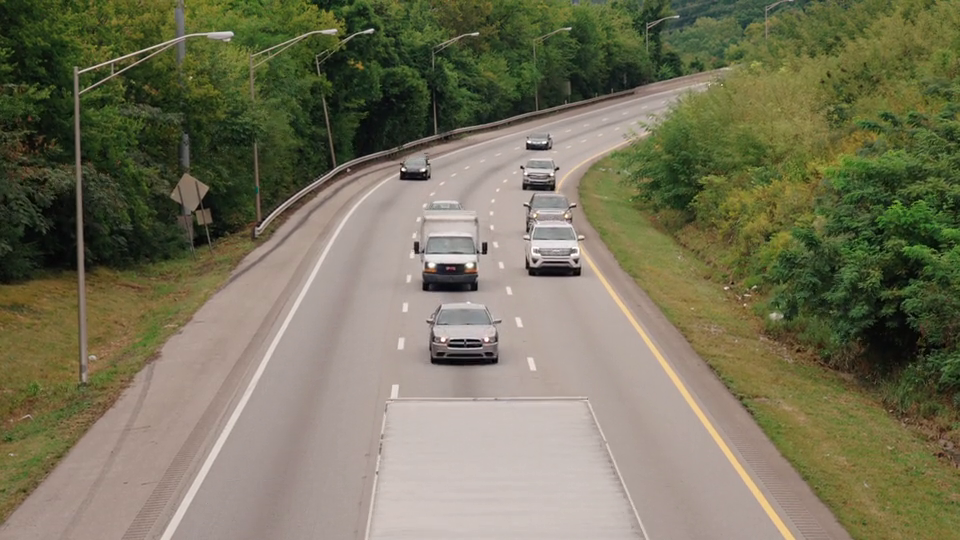
#> input picture frame 51 of Project_7/videos/cars.mp4, 960 x 540 px
$ python Vehicle_Detection_In_A_Video_Frame.py
#> lines starting #> are read from the running program, lines starting #| are printed output that depends on the picture
import cv2
cap=cv2.VideoCapture("videos/cars.mp4")

while True:
    r,frame=cap.read()
#> frame is the input picture: shape (540, 960, 3); mean B, G, R 89.8, 114.5, 117.6
    if r == True:
        gry=cv2.cvtColor(frame,cv2.COLOR_BGR2GRAY)
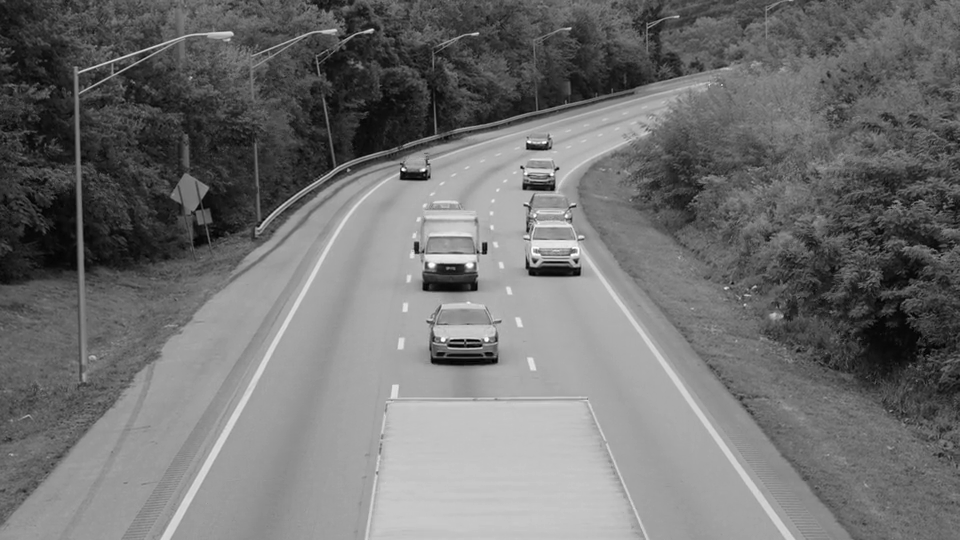
#> gry: shape (540, 960); min 0, max 255, mean 112.6
#> (the run stopped early here; a loop or call above may not have finished)

$ run again, starting later in the video
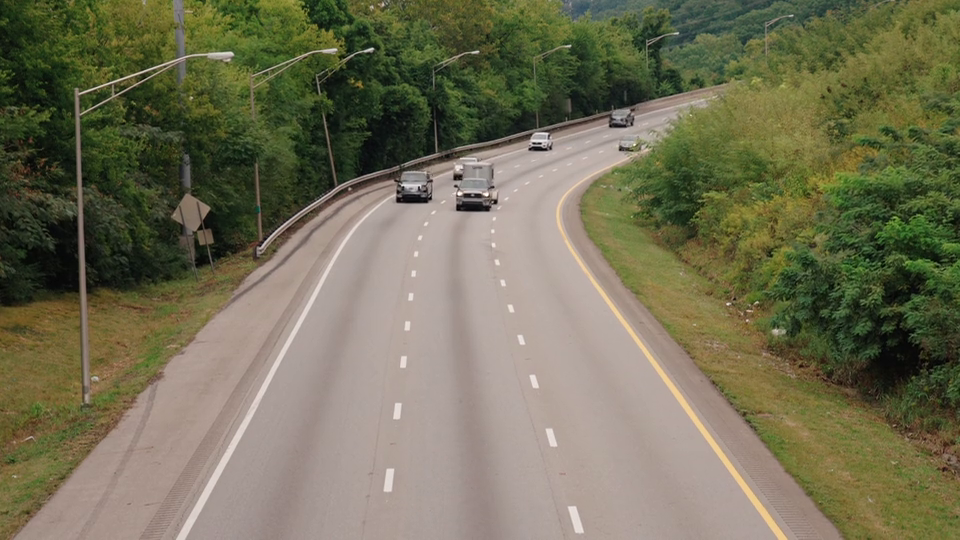
#> input picture frame 230 of Project_7/videos/cars.mp4, 960 x 540 px
#> frame is the input picture: shape (540, 960, 3); mean B, G, R 85.4, 111.2, 114.1
#> `gry=cv2.cvtColor(frame,cv2.COLOR_BGR2GRAY)`:
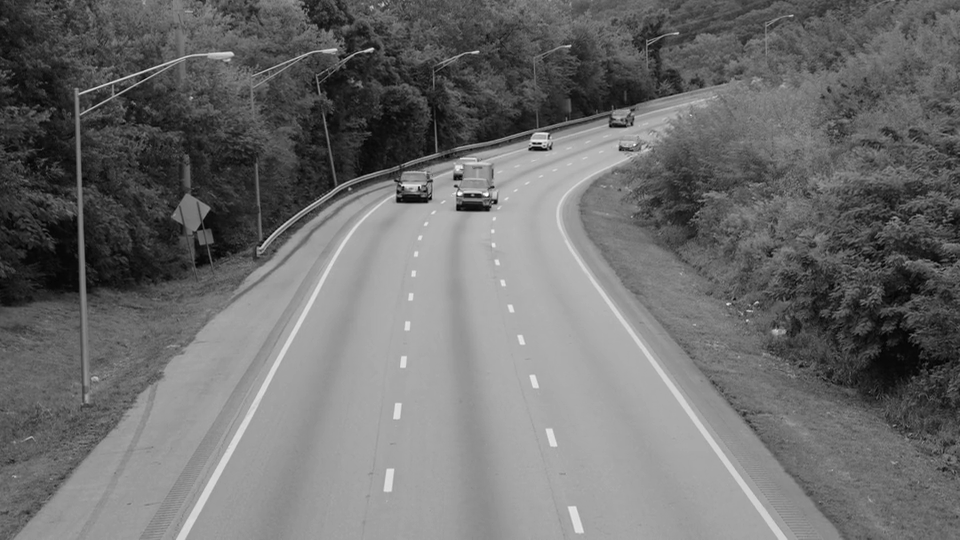
#> gry: shape (540, 960); min 0, max 255, mean 109.1

$ run again, starting later in the video
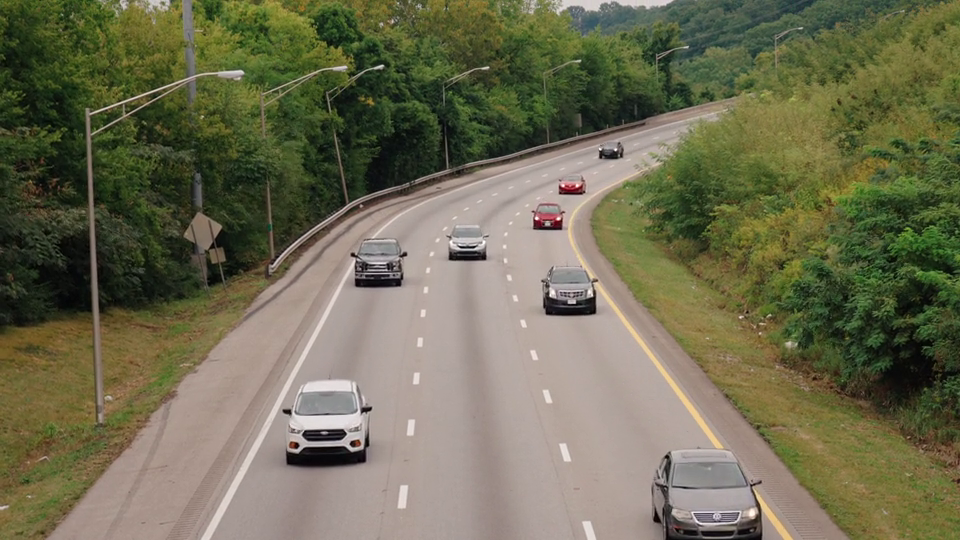
#> input picture frame 409 of Project_7/videos/cars.mp4, 960 x 540 px
#> frame is the input picture: shape (540, 960, 3); mean B, G, R 81.9, 108.1, 110.1
#> `gry=cv2.cvtColor(frame,cv2.COLOR_BGR2GRAY)`:
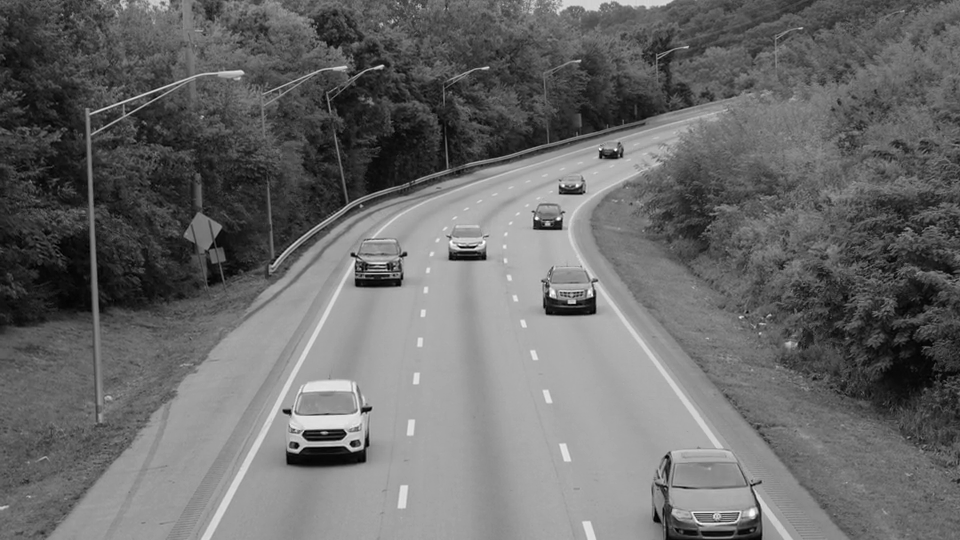
#> gry: shape (540, 960); min 0, max 255, mean 105.6
